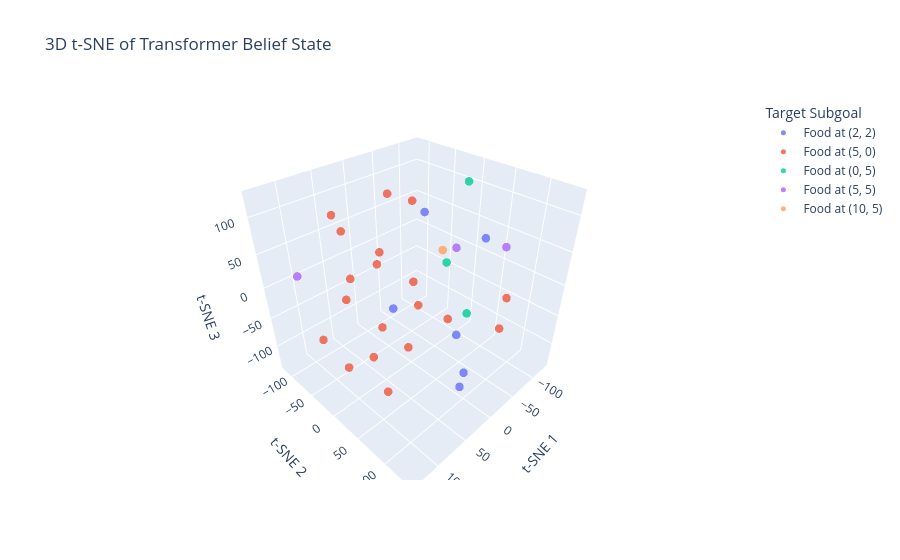

Notebook cell for this chart:
### Code cell
# Collect on-policy data with the OM agent and visualize the transformer's belief
# state (final memory token) with 2D / 3D t-SNE, coloured by the hindsight subgoal.
dataset = collect_data(env, q_agent, opponent_agent, num_episodes=500)

batch_data = random.sample(dataset, min(2048, len(dataset)))

om_batch = {
    "states": torch.from_numpy(np.stack([b["state"] for b in batch_data], dtype=np.float32)).to(device),
    "history": {
        "state_features": torch.from_numpy(np.stack([b["history"]["state_features"] for b in batch_data], dtype=np.float32)).to(device),
        "mask": torch.from_numpy(np.stack([b["history"]["mask"] for b in batch_data], dtype=np.bool_)).to(device),
        "prev_obs": torch.from_numpy(np.stack([b["history"]["prev_obs"] for b in batch_data], dtype=np.float32)).to(device),
    },
    "true_goal_map": torch.from_numpy(np.stack([b["true_goal_map"] for b in batch_data], dtype=np.float32)).to(device),
}
x = om_batch["states"]
history = om_batch["history"]
target_map = om_batch["true_goal_map"]

visualize_final_memory_2d(q_agent.model.inference_model, x, history, target_map, filename=f"{om_id}_beliefs.png")
visualize_final_memory_3d(q_agent.model.inference_model, x, history, target_map)

### Figure 1 — Plotly figure (JSON) as saved in the notebook; plotly's stock layout.template omitted (floating-point values rounded to 4 significant figures)
{"data": [{"hovertemplate": "Target Subgoal=Food at (2, 2)<br>t-SNE 1=%{x}<br>t-SNE 2=%{y}<br>t-SNE 3=%{z}<extra></extra>", "legendgroup": "Food at (2, 2)", "marker": {"color": "#636efa", "opacity": 0.8, "size": 5, "symbol": "circle"}, "mode": "markers", "name": "Food at (2, 2)", "scene": "scene", "showlegend": true, "type": "scatter3d", "x": [72.36, 30.67, -38.9, -128.6, -94.38, -31.46], "y": [137.9, 115.6, -80.32, 20.66, -67.18, 73.82], "z": [39.11, -84.2, -107.1, 24.38, 46.7, -134.5]}, {"hovertemplate": "Target Subgoal=Food at (5, 0)<br>t-SNE 1=%{x}<br>t-SNE 2=%{y}<br>t-SNE 3=%{z}<extra></extra>", "legendgroup": "Food at (5, 0)", "marker": {"color": "#EF553B", "opacity": 0.8, "size": 5, "symbol": "circle"}, "mode": "markers", "name": "Food at (5, 0)", "scene": "scene", "showlegend": true, "type": "scatter3d", "x": [74.06, 133.0, 44.5, -21.9, 43.07, -15.47, 20.57, 3.652, 12.27, 32.33, -31.99, 134.2, 104.4, 53.38, -89.53, -44.06, -6.96, 87.53, 107.0], "y": [-55.63, 80.74, 57.32, -65.57, -88.52, 52.86, -117.0, -2.575, 15.2, -28.35, -27.82, -11.23, 66.98, 1.322, 91.03, -113.9, 136.9, -34.51, 16.28], "z": [103.7, 11.03, 17.9, 97.81, -51.24, -39.2, 39.5, -112.5, 124.6, 30.35, -26.94, -22.21, -73.46, -43.35, -23.87, -19.58, -0.5415, -116.8, 64.79]}, {"hovertemplate": "Target Subgoal=Food at (0, 5)<br>t-SNE 1=%{x}<br>t-SNE 2=%{y}<br>t-SNE 3=%{z}<extra></extra>", "legendgroup": "Food at (0, 5)", "marker": {"color": "#00cc96", "opacity": 0.8, "size": 5, "symbol": "circle"}, "mode": "markers", "name": "Food at (0, 5)", "scene": "scene", "showlegend": true, "type": "scatter3d", "x": [-123.1, -96.93, -86.95], "y": [-45.37, 21.72, 15.98], "z": [-42.57, -92.4, 119.1]}, {"hovertemplate": "Target Subgoal=Food at (5, 5)<br>t-SNE 1=%{x}<br>t-SNE 2=%{y}<br>t-SNE 3=%{z}<extra></extra>", "legendgroup": "Food at (5, 5)", "marker": {"color": "#ab63fa", "opacity": 0.8, "size": 5, "symbol": "circle"}, "mode": "markers", "name": "Food at (5, 5)", "scene": "scene", "showlegend": true, "type": "scatter3d", "x": [28.02, -56.67, 110.5], "y": [95.58, 101.2, -92.3], "z": [103.3, 71.94, 18.67]}, {"hovertemplate": "Target Subgoal=Food at (10, 5)<br>t-SNE 1=%{x}<br>t-SNE 2=%{y}<br>t-SNE 3=%{z}<extra></extra>", "legendgroup": "Food at (10, 5)", "marker": {"color": "#FFA15A", "opacity": 0.8, "size": 5, "symbol": "circle"}, "mode": "markers", "name": "Food at (10, 5)", "scene": "scene", "showlegend": true, "type": "scatter3d", "x": [-37.18], "y": [20.36], "z": [42.59]}], "layout": {"legend": {"title": {"text": "Target Subgoal"}, "tracegroupgap": 0}, "scene": {"domain": {"x": [0, 1], "y": [0, 1]}, "xaxis": {"title": {"text": "t-SNE 1"}}, "yaxis": {"title": {"text": "t-SNE 2"}}, "zaxis": {"title": {"text": "t-SNE 3"}}}, "title": {"text": "3D t-SNE of Transformer Belief State"}}}
